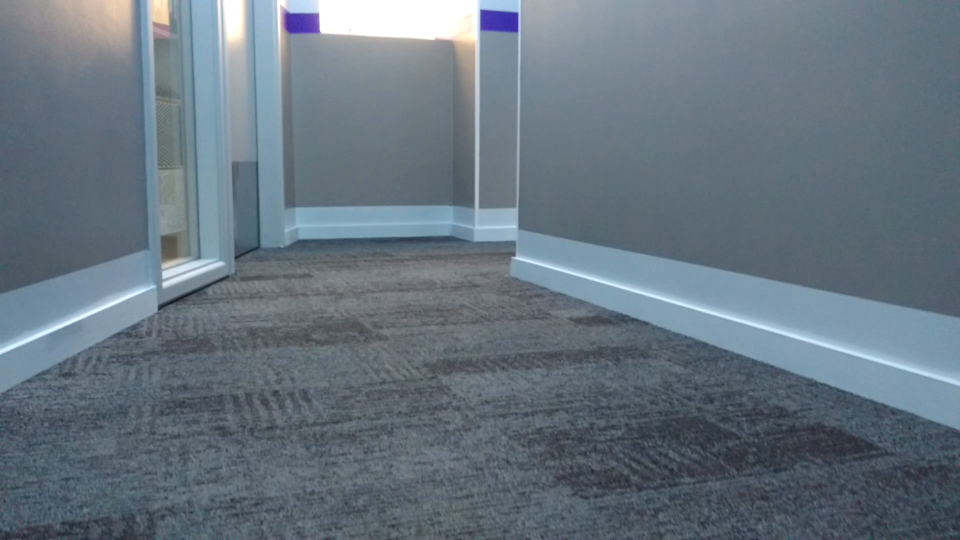
#> input picture visao2/img2.png, 1920 x 1080 px, given in place of RinTinTin.jpg, which was not available (shown at 1/2 size)
$ jupyter execute --allow-errors Atividade1_ProjetoVisao_Buniac.ipynb   (shell and % lines are left out)   (Python 2 division)   (text cells are left out)
#> lines starting #> are read from the running program, lines starting #| are printed output that depends on the picture; pictures that were not available may be replaced by others from this repository, and a replacement may not be noted
[cell 1]
import cv2
#from matplotlib import pyplot as plt
import matplotlib.pyplot as plt
import numpy as np
np.seterr(over='ignore')
import time as t
print ("OpenCV Version : %s " % cv2.__version__)
import argparse
from math import pow,sqrt

[cell 2]
rintin = cv2.imread("RinTinTin.jpg")
#> rintin is the input picture: shape (1080, 1920, 3); mean B, G, R 127.4, 116, 102.5

[cell 3]
rintin.shape
#> Out = (1080, 1920, 3)

[cell 4]
plt.imshow(rintin)

[cell 5]
rintin_gray = cv2.cvtColor(rintin, cv2.COLOR_RGB2GRAY)
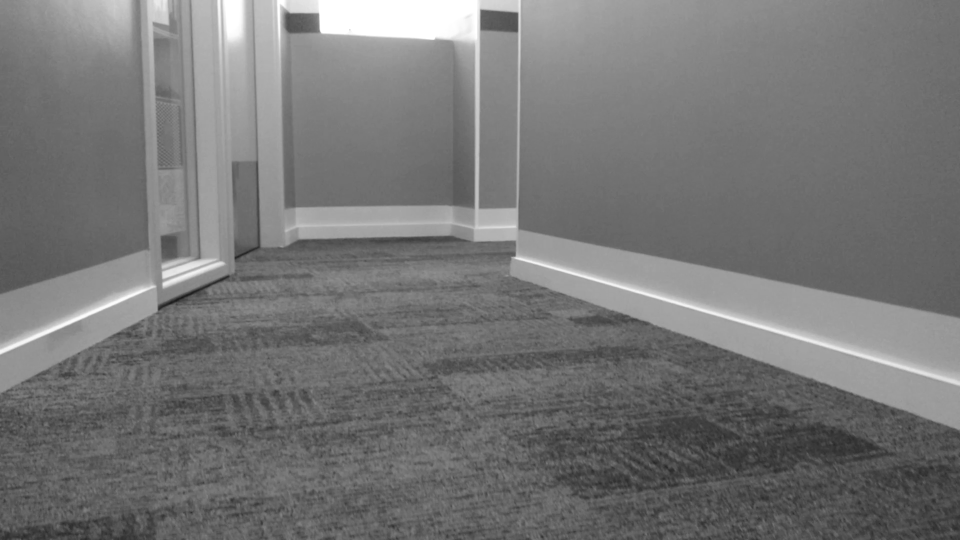
#> rintin_gray: shape (1080, 1920) (shown at 1/2 size); min 23, max 255, mean 117.8
plt.imshow(rintin_gray)

[cell 6]
hist,bins = np.histogram(rintin_gray.flatten(),256,[0,256])
#> hist = 256 values, max 54738 at index 106, min 0 at index 0, mean 8100; bins = 257 values from 0 to 256
cdf = hist.cumsum()
#> cdf = 256 values from 0 to 2073600
cdf_normalized = cdf * hist.max()/ cdf.max()
#> cdf_normalized = 256 values from 0 to 54738
plt.plot(cdf_normalized, color = 'b')
plt.hist(rintin_gray.flatten(),256,[0,256], color = 'r')
plt.xlim([0,256])
plt.legend(('cdf','histogram'), loc = 'upper left')
plt.show()
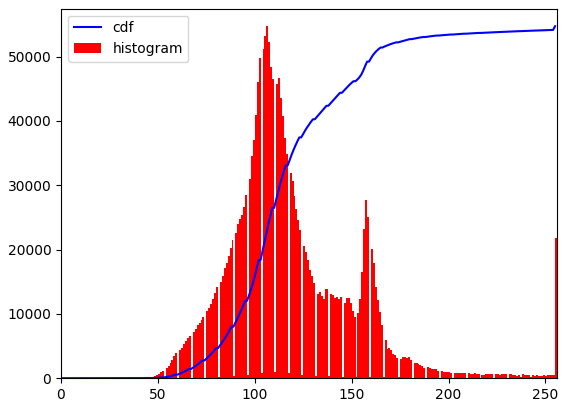
#> figure drawn by matplotlib, 1 panel; tallest bar 54738 high, from x = 106 to 107; curve peaks at x = 255, y = 54738

[cell 7]
rintin_gray.shape
#> Out = (1080, 1920)
#rintin_gray.shape[0] =240
#rintin_gray.shape[1] =320

[cell 8]
#cmax = qual é a cor máxima
#cmin=qual é a cor minima
cmin=rintin_gray.min()
#> cmin = 23
cmax=rintin_gray.max()
#> cmax = 255

[cell 9]
#cor de entrada = ce
#cor de saida = csaida
for i in range(rintin_gray.shape[0]):
    for j in range(rintin_gray.shape[1]):
        ce = rintin_gray[i][j]
        csaida=((ce-cmin)*255)/(cmax-cmin)
        rintin_gray[i][j] = csaida

[cell 10]
plt.imshow(rintin_gray, cmap="Greys_r", vmin=0, vmax=255)

[cell 11]
hist,bins = np.histogram(rintin_gray.flatten(),256,[0,256])
#> hist = 256 values, max 54738 at index 91, min 0 at index 2, mean 8100
cdf = hist.cumsum()
#> cdf = 256 values from 1 to 2073600
cdf_normalized = cdf * hist.max()/ cdf.max()
plt.plot(cdf_normalized, color = 'b')
plt.hist(rintin_gray.flatten(),256,[0,256], color = 'r')
plt.xlim([0,256])
plt.legend(('cdf','histogram'), loc = 'upper left')
plt.show()
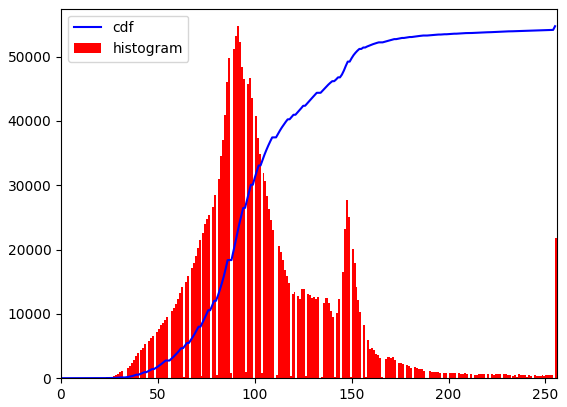
#> figure drawn by matplotlib, 1 panel; tallest bar 54738 high, from x = 91 to 92; curve peaks at x = 255, y = 54738

[cell 12]
# [10 lines of commented-out code are left out]

[cell 13]
import cv2
from matplotlib import pyplot as plt
import numpy as np
import time as t
print "OpenCV Version : %s " % cv2.__version__

[cell 14]
imagem = cv2.imread("hall_box_battery1.jpg")
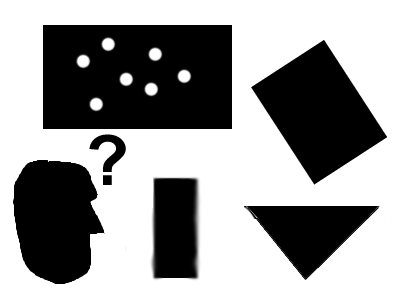
#> input picture visao2/pic1.png, 400 x 300 px, given in place of hall_box_battery1.jpg, which was not available
#> imagem is the input picture: shape (300, 400, 3); mean B, G, R 154.1, 154.1, 154.1

[cell 15]
imagem_rgb = cv2.cvtColor(imagem, cv2.COLOR_BGR2RGB)

[cell 16]
plt.imshow(imagem_rgb)

[cell 17]
imagem_r = imagem_rgb[:,:,0]
plt.imshow(imagem_r, cmap='Greys_r')

[cell 18]
hist,bins = np.histogram(imagem_r.flatten(),256,[0,256])
#> hist = 256 values, max 70673 at index 255, min 0 at index 100, mean 468.8
cdf = hist.cumsum()
#> cdf = 256 values from 45150 to 120000
cdf_normalized = cdf * hist.max()/ cdf.max()
#> cdf_normalized = 256 values from 26590 to 70673
plt.plot(cdf_normalized, color = 'b')
plt.hist(imagem_r.flatten(),256,[0,256], color = 'r')
plt.xlim([0,256])
plt.legend(('cdf','histogram'), loc = 'upper left')
plt.show()
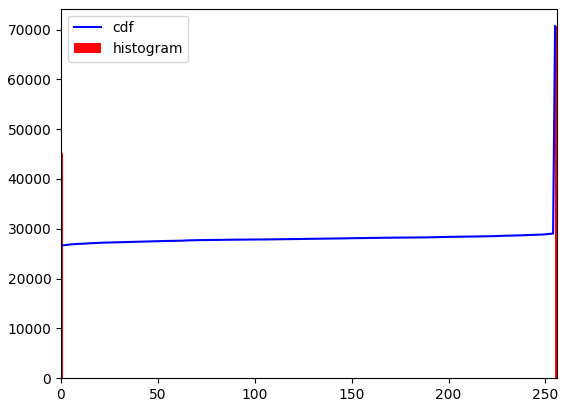
#> figure drawn by matplotlib, 1 panel; tallest bar 70673 high, from x = 255 to 256; curve peaks at x = 255, y = 70673

[cell 19]
imagem_g = imagem_rgb[:,:,1]
plt.imshow(imagem_g, cmap='Greys_r')

[cell 20]
hist,bins = np.histogram(imagem_g.flatten(),256,[0,256])
#> hist = 256 values, max 70671 at index 255, min 0 at index 99, mean 468.8
cdf = hist.cumsum()
#> cdf = 256 values from 45140 to 120000
cdf_normalized = cdf * hist.max()/ cdf.max()
#> cdf_normalized = 256 values from 26584 to 70671
plt.plot(cdf_normalized, color = 'b')
plt.hist(imagem_g.flatten(),256,[0,256], color = 'r')
plt.xlim([0,256])
plt.legend(('cdf','histogram'), loc = 'upper left')
plt.show()
#> figure, not shown here; tallest bar 70671 high, from x = 255 to 256; curve peaks at x = 255, y = 70671

[cell 21]
imagem_b = imagem_rgb[:,:,2]
plt.imshow(imagem_b, cmap='Greys_r')

[cell 22]
hist,bins = np.histogram(imagem_b.flatten(),256,[0,256])
#> hist = 256 values, max 70671 at index 255, min 0 at index 94, mean 468.8
cdf = hist.cumsum()
#> cdf = 256 values from 45151 to 120000
cdf_normalized = cdf * hist.max()/ cdf.max()
#> cdf_normalized = 256 values from 26590 to 70671
plt.plot(cdf_normalized, color = 'b')
plt.hist(imagem_b.flatten(),256,[0,256], color = 'r')
plt.xlim([0,256])
plt.legend(('cdf','histogram'), loc = 'upper left')
plt.show()
#> figure, not shown here; tallest bar 70671 high, from x = 255 to 256; curve peaks at x = 255, y = 70671

[cell 23]
imagem_t = imagem_rgb[:,:,0]
plt.imshow(imagem_t, cmap='Greys_r')
imagem_rgb = cv2.cvtColor(imagem, cv2.COLOR_BGR2RGB)

[cell 24]
imagem_transposta = imagem_rgb.transpose()
box_battery_r = imagem_rgb[:,:,0]
box_battery_b = imagem_rgb[:,:,2]

#> (a cell that did not finish here is left out)

[cell 26]
r=225
r

[cell 27]
g=47
g

[cell 28]
b=40
b

[cell 29]
caixa_branca = []
size = (imagem_transposta.shape[1], imagem_transposta.shape[2])
#> size = (400, 300)
caixa_branca_i = np.zeros(size)
for x in range(imagem_transposta.shape[1]):
    for y in range(imagem_transposta.shape[2]):
        distancia = sqrt(pow(r-imagem_transposta[0][x][y],2)+pow(g-imagem_transposta[1][x][y],2)+pow(b-imagem_transposta[2][x][y],2))
        if distancia < 110:
            caixa_branca_i[x][y] = 255
        else:
            caixa_branca_i[x][y] = 0
            caixa_branca.append(caixa_branca_i)
#> caixa_branca_i: shape (400, 300) float64; every value is 0
#> after the loop, caixa_branca = 120000 items

[cell 30]
plt.imshow(caixa_branca_i.transpose(), cmap="Greys_r", vmin=0, vmax=255)
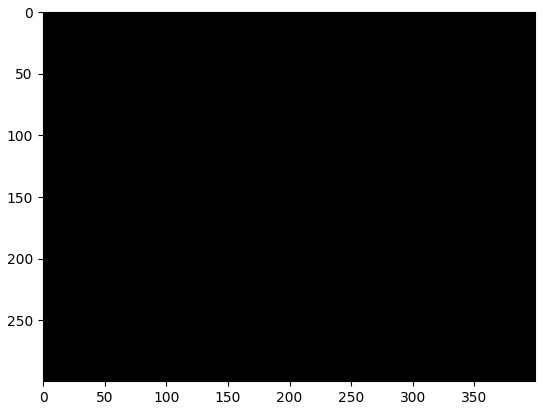
#> figure drawn by matplotlib, 1 panel

[cell 31]
#http://opencv-python-tutroals.readthedocs.io/en/latest/py_tutorials/py_imgproc/py_colorspaces/py_colorspaces.html

[cell 32]
imagem_gray=cv2.cvtColor(imagem, cv2.COLOR_RGB2GRAY)

hist,bins = np.histogram(imagem_gray.flatten(),256,[0,256])
#> hist = 256 values, max 70671 at index 255, min 1 at index 94, mean 468.8
hist,bins = np.histogram(imagem_gray.flatten(),256,[0,256])

cdf = hist.cumsum()
#> cdf = 256 values from 45133 to 120000
cdf_normalized = cdf * hist.max()/ cdf.max()
#> cdf_normalized = 256 values from 26579 to 70671

plt.plot(cdf_normalized, color = 'b')
plt.hist(imagem_gray.flatten(),256,[0,256], color = 'r')
plt.xlim([0,256])
plt.legend(('cdf','histogram'), loc = 'upper left')
plt.show()
#> figure, not shown here; tallest bar 70671 high, from x = 255 to 256; curve peaks at x = 255, y = 70671
